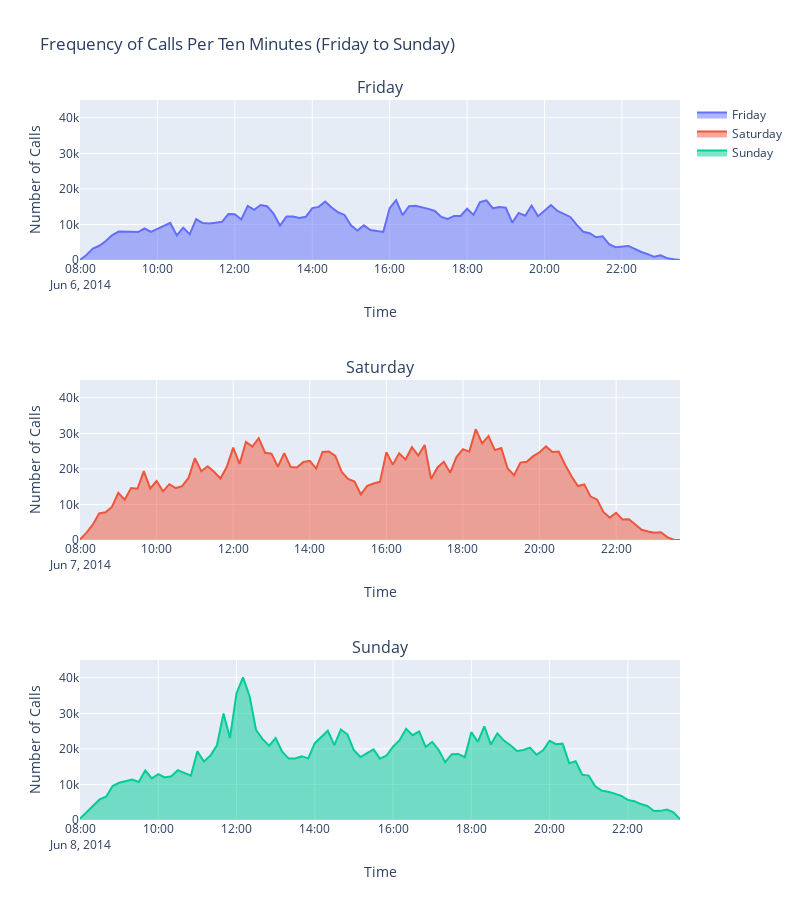

Write notebook code for a chart like this one.
### Code cell
fig = make_subplots(rows=3, cols=1, subplot_titles=["Friday", "Saturday", "Sunday"])

# Friday plot (First row)
fig.add_trace(
    go.Scatter(x=frequency_comm_fri_df['ten_min'], 
               y=frequency_comm_fri_df['Calls'], 
               mode='lines', name='Friday',
               fill='tozeroy',),
    row=1, col=1
)

# Saturday plot (Second row)
fig.add_trace(
    go.Scatter(x=frequency_comm_sat_df['ten_min'], 
               y=frequency_comm_sat_df['Calls'], 
               mode='lines', name='Saturday',
               fill ='tozeroy',),
    row=2, col=1
)

# Sunday plot (Third row)
fig.add_trace(
    go.Scatter(x=frequency_comm_sun_df['ten_min'], 
               y=frequency_comm_sun_df['Calls'], 
               mode='lines', name='Sunday', 
               fill='tozeroy',),
    row=3, col=1
)

fig.update_layout(
    height=900, width=800, 
    title_text="Frequency of Calls Per Ten Minutes (Friday to Sunday)", 

    # Set y-axis ranges for each subplot
    yaxis=dict(range=[0, 45000], title='Number of Calls'),
    yaxis2=dict(range=[0, 45000], title='Number of Calls'),
    yaxis3=dict(range=[0, 45000], title='Number of Calls'),

    xaxis=dict(title='Time'),
    xaxis2=dict(title='Time'),
    xaxis3=dict(title='Time')
)

# Display the figure
fig.show()
